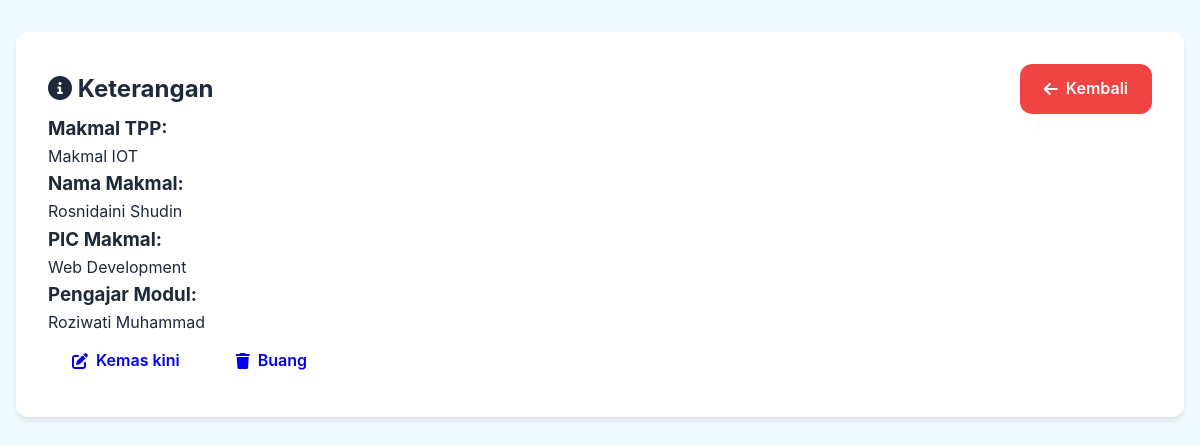
Screenshot of /view.php?id=3 with the database file from the repository.
### tables this page shows
CREATE TABLE IF NOT EXISTS `makmal_tpp` (
  `id` int NOT NULL AUTO_INCREMENT,
  `namamakmal` varchar(255) NOT NULL,
  `picmakmal` varchar(255) NOT NULL,
  `modul` varchar(255) NOT NULL,
  `pengajarmodul` varchar(255) NOT NULL,
  PRIMARY KEY (`id`)
);

### view.php (the view, shortened to what this page needs)
<?php
require_once 'config/database.php';
if (isset($_GET['id'])) {
    $id = $_GET['id'];
    $query = "SELECT * FROM makmal_tpp WHERE id = $id";
    $result = mysqli_query($conn, $query);
    $row = mysqli_fetch_assoc($result);
}
?>
<!DOCTYPE html>
<html>
<head>
    <link rel="stylesheet" href="css/style.css">
    <link rel="stylesheet" href="https://cdnjs.cloudflare.com/ajax/libs/font-awesome/6.0.0/css/all.min.css">
</head>
<body>
    <div class="container">
        <div class="card fade-in">
            <div style="display: flex; justify-content: space-between; align-items: center;">
                <h2><i class="fas fa-info-circle"></i> Keterangan</h2>
                <a href="index.php" class="btn btn-secondary">
                    <i class="fas fa-arrow-left"></i> Kembali
                </a>
            </div>
            <div class="info-section">
                <div class="info-group">
                    <h3>Makmal TPP:</h3>
                    <p><?php echo $row['namamakmal']; ?></p>
                </div>
                <div class="info-group">
                    <h3>Nama Makmal:</h3>
                    <p><?php echo $row['picmakmal']; ?></p>
                </div>
                <div class="info-group">
                    <h3>PIC Makmal:</h3>
                    <p><?php echo $row['modul']; ?></p>
                </div>
                <div class="info-group">
                    <h3>Pengajar Modul:</h3>
                    <p><?php echo $row['pengajarmodul']; ?></p>
                </div>
                <div class="action-buttons">
                    <a href="edit.php?id=<?php echo $row['id']; ?>" class="btn btn-warning">
                        <i class="fas fa-edit"></i> Kemas kini
                    </a>
                    <a href="delete.php?id=<?php echo $row['id']; ?>" class="btn btn-danger"
                       onclick="return confirm('Adakah anda pasti untuk membuang rekod ini?')">
                        <i class="fas fa-trash"></i> Buang
                    </a>
                </div>
            </div>
        </div>
    </div>
</body>
</html>

### css/style.css (style rules this page uses)
:root { --primary-color: #2563eb; --secondary-color: #1e40af; --background-color: #f0f9ff; --card-background: #ffffff; --text-color: #1e293b; --border-radius: 0.75rem; --transition: all 0.3s ease; }
* { margin: 0; padding: 0; box-sizing: border-box; font-family: 'Inter', system-ui, -apple-system, sans-serif; }
body { background-color: var(--background-color); color: var(--text-color); line-height: 1.6; }
.container { max-width: 1200px; margin: 2rem auto; padding: 0 1rem; }
.card { background: var(--card-background); border-radius: var(--border-radius); box-shadow: 0 4px 6px -1px rgb(0 0 0 / 0.1); padding: 2rem; margin-bottom: 2rem; }
.btn { display: inline-flex; align-items: center; gap: 0.5rem; padding: 0.75rem 1.5rem; border-radius: var(--border-radius); font-weight: 600; text-decoration: none; transition: var(--transition); border: none; cursor: pointer; }
.btn-secondary { background-color: #ef4444; color: white; }
.action-buttons { display: flex; gap: 0.5rem; }
.fade-in { animation: fadeIn 0.3s ease-out forwards; }

### rows the page displays
makmal_tpp: namamakmal "Makmal IOT", picmakmal "Rosnidaini Shudin", modul "Web Development", pengajarmodul "Roziwati Muhammad"
